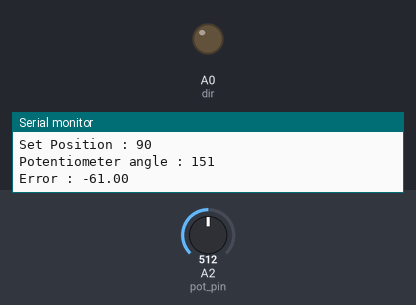
Bench run of a sketch on a simulated Arduino Uno, built with avr-gcc and run on an emulated ATmega328P. Parts: output pins drawn as LEDs (lit = HIGH), the last lines printed to the serial monitor. Inputs (shaded band) come from the test bench; at power-on: A2 (pot_pin) = 512. Pins used as bus, display or sensor lines are not drawn.

Above: at 1.2 s.
1.3 s: A2 (pot_pin) set to 312
4.3 s: A2 (pot_pin) set to 287
At 5.5 s:
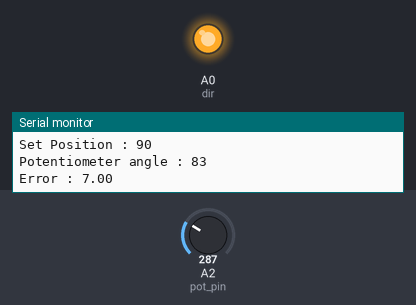
5.9 s: A2 (pot_pin) set to 511
At 6.9 s:
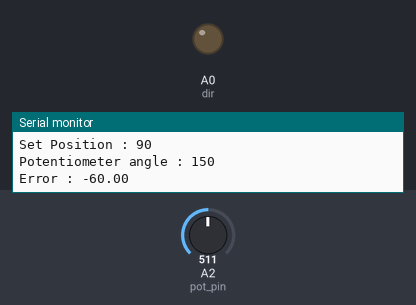
7.5 s: A2 (pot_pin) set to 122
At 8.2 s:
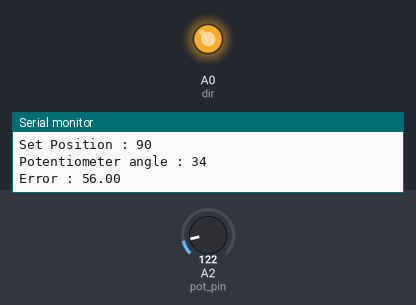
Timing chart, 0 to 10.3 s (numbered marks = the images above; inputs shaded):
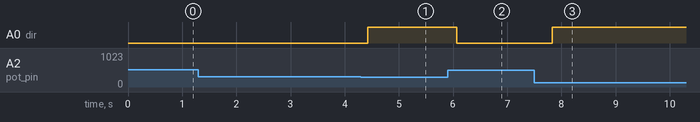

Measured:
- the behaviour switches between 298 and 297 on A2 (pot_pin) (found by bisection; images 0 and 1)
- after the input at 4.3 s, A0 (dir): LOW → HIGH after 0.13 s
- after the input at 5.9 s, A0 (dir): HIGH → LOW after 0.17 s
- after the input at 7.5 s, A0 (dir): LOW → HIGH after 0.33 s

The sketch:

PID_Controller_Potentiometer.ino
```cpp
#define FULL_ROT 19*200
#define dir A0
#define mot A1
#define pot_pin A2
#define degStep FULL_ROT/360
#include <Servo.h>
#include <math.h>

void biStep(int dirPin,int motPin,int dir, int steps);

Servo gripper;
Servo base ;

int timer2 =400;
int prevState =0;
int direction =0;
int position =0;
int degSteps = 0;
int potPos = 0;
int potDeg =0;
int mot_steps = 0;
int pos =90;
double Ki = 0.005;
double Kp =0.85;
double Kd = 0.000001;

int potValues[10];
int averagePotValue = 0;
double dt = 0;
double error= 0;
double prevError =0;
double P =0;
double I = 0;
double D = 0;

double control = 0;

void setup() {
  Serial.begin(9600);
  pinMode(pot_pin,INPUT);
  pinMode(dir,OUTPUT);
  pinMode(mot,OUTPUT);

}


void loop() {
  //biStep(dir,mot,1,10);
  if(Serial.available() > 0){
    pos = Serial.parseInt();
     while (Serial.available() > 0) {
        Serial.read();
    }
  }


  for (int i = 0; i < 10; i++) {
    potValues[i] = analogRead(pot_pin);
    delay(5);
  }

  averagePotValue = average(potValues, 10);

  potDeg = map(averagePotValue,6,1010,0,300);

  error = pos-potDeg;
  Serial.print("Set Position : ");
  Serial.println(pos);
  Serial.print("Potentiometer angle : ");
  Serial.println(potDeg);
  Serial.print("Error : ");
  Serial.println(error);


  //delay(1000);

  dt = timer2*0.000001;
  mot_steps =map(pos,0,360,0,FULL_ROT);
  error = pos - potDeg;
  P = error*Kp;
  I += Ki*error*dt;
  D = Kd*(error-prevError)/dt;


  if(abs(error) > 3){
    control = P + I ;
    if(abs(error) <4){
      control = P + I + D;
    }
    if(control > 0){
      biStep(dir,mot,1,ceil(control*degStep));
    }else if(control < 0){
      biStep(dir,mot,-1,ceil(control*degStep));
    }else{
      biStep(dir,mot,1,0);
    }
  }
  delay(100);

}


void biStep(int dirPin,int motPin,int dir, int steps){
  if(steps < 0){
    steps = -1*steps;
  }
  if(dir == 1){
    digitalWrite(dirPin,HIGH);
  }else if(dir == -1){
    digitalWrite(dirPin,LOW);
  }
  for(int i =0;i<=steps;i++){
  digitalWrite(motPin,HIGH);
  delayMicroseconds(timer2);
  digitalWrite(motPin,LOW);
  delayMicroseconds(timer2);
 }
 return;
}


int average(int values[], int numValues) {
    long sum = 0;// Use 'long' to avoid overflow for larger arrays
    for (int i = 0; i < numValues; i++) {
        sum += values[i];
    }
    return sum / numValues;
}
```
